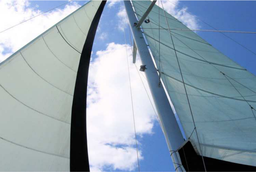
#> input picture test.png, 256 x 172 px, shrunk from 1261 x 847 before the run
$ python filter.py
#> lines starting #> are read from the running program, lines starting #| are printed output that depends on the picture
#> in filter_image, orig is the input picture: PIL image 256x172 RGBA; mean R, G, B, A 142.1, 160.1, 175.5, 255
'''
Timothy Hall
CS410 Computational Photography
Median Filtering in Constant Time

Based on paper at http://nomis80.org/ctmf.pdf


To Run:
	py filter.py
	* To filter an image, just set IMAGE_PATH and RADIUS and run as is.
		* Image should be in same folder as script
	* To run bench mark test, uncomment benchmark test and comment out image filtering code


'''
from PIL import Image
import random as rand
import time


BLANK = (0,0,0,0)


# [63 lines left out: functions naieve_median_filter, huangs_median_filter, not called in this run]


def constant_median_filter(image, radius=3):
	'''
		Calculates median filter using constant time method
			param: image (ImageFile): Input image
			param: radius (int): Kernal radius
			return: [(int, int, int, int),]: output image pixel array
	'''
#> called with radius = 1
	dim = 2 * radius + 1
	width, height = image.size
#> width = 256; height = 172
	pixels = image.load()
	H = [] # Kernal
	h = [[] for _ in range(width)] # column histograms
	Y = [] # output pixel array
	# 'prime' the column histograms
	for c in h:
		for _ in range(radius):
			c.append(BLANK)
	for i in range(radius+1):
		for j in range(width):
			h[j].append(pixels[j, i])

	for i in range(height):
		for j in range(width):
			add = i + radius < height - 1
			# Update H
			if j == 0:
				# update col histograms for first radius + 1 cols
				for x in range(radius + 1):
					h[x].pop(0)
					if add:
						h[x].append(pixels[x, i + radius])
					else:
						h[x].append(BLANK)
					pushCol(H, h[x], dim)
			else:
				if j + radius < width:	# not close to edge
					h[j + radius].pop(0)
					if add:
						h[j + radius].append(pixels[j + radius, i + radius])
					else:
						h[j + radius].append(BLANK)
					pushCol(H, h[j + radius], dim)
				else:
					H.pop(0)
			Y.append(median(H))
#> after the loop, H = [[(0, 0, 0, 255), (0, 0, 0, 0), (0, 0, 0, 0)]]; Y = 44032 items
	return Y

def pushCol(H, h, l):
	'''
		appends new col to H, removes left most column if necessary
			param: H ([[(int, int, int, int)],]): Kernel
			param: h ([(int, int, int, int),]):   column histogram being added to kernel
			param: l (int): the size of the kernal (2r + 1)
	'''
	H.append(h)
	if len(H) == l:
		H.pop(0)

def median(H):
	'''
		Find the median of kernal
			param: H ([[(int, int, int, int),]]): kernal
			return: (int): median value
	'''
	if len(H) == 0:
		return None
	tmp = []
	for r in H:
		tmp.extend(r)
	tmp.sort()
	return tmp[len(tmp) // 2]

# [33 lines left out: functions benchmark, out_to_csv, not called in this run]


def filter_image(img, radius, name):
	'''
		Filters an image using constant method. Saves output image
			param: img (string): filename of input image
			param: radius (int): filter radius
			param: name (string): name of output file, will be appended with radius size
	'''
	orig = Image.open(img)
	data = constant_median_filter(orig, radius)
#> data = 44032 items
	out = Image.new(orig.mode, orig.size)
#> out: PIL image 256x172 RGBA; every value is 0
	out.putdata(data)
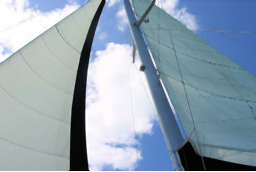
#> out: PIL image 256x172 RGBA; mean R, G, B, A 142.9, 160.8, 176.1, 253.5; transparent parts drawn white
	out.save(f'{name}_r{radius}.png')


if __name__ == '__main__':

	# FILTER SINGLE IMAGE
	IMAGE_PATH = 'test.png'
	RADIUS = 1
	filter_image(IMAGE_PATH, RADIUS, IMAGE_PATH[:-4])
	print('Done!')


	'''
	# BENCHMARK TEST
	radi = [1,2,3,4,5,6,7,8,9,10]
	niters = 55
	img = Image.open('test.png')
	huang = benchmark(huangs_median_filter, img, niters, radi)
	const = benchmark(constant_median_filter, img, niters, radi)
	naieve = benchmark(naieve_median_filter, img, niters, radi)
	out_to_csv(radi,huang,const,naieve)
	'''
